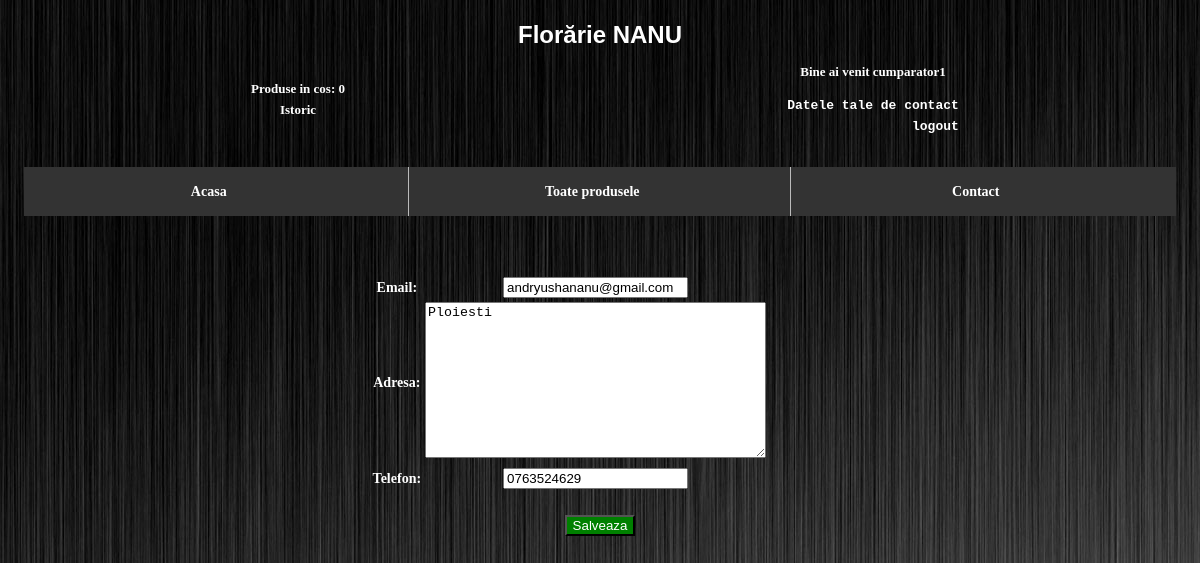
Screenshot of /profil/ (signed in) with the database file from the repository.
### flori/models.py (models this page shows)
class Useri(models.Model):
    user=models.OneToOneField(User, on_delete=models.CASCADE)
    email = models.EmailField()
    adresa=models.TextField()
    telefon=models.CharField(max_length=12)

### flori/views.py (the view)
# urls.py: path('profil/', fv.profil, name='profil'),
def profil(request):
  user_is_valid = True
  cart = _extragere_cos(request)
  try:
    user_oficial = User.objects.get(username=request.user.username)
    user = Useri.objects.get(user=user_oficial.id)
  except:
    user_is_valid = False
  if request.method == 'POST':
      form = UserForm(request.POST, instance=user)
      if not user_is_valid :
        return redirect('login')
      elif form.is_valid():
        form.save()
        return redirect('index')
  else:
    if not user_is_valid:
      return redirect('login')
    form = UserForm(instance=user)
  return render(request, 'profil.html', {'form': form, 'username':request.user.username,
                                         'cos': sum(cart.values())})

### flori/forms.py
class UserForm(forms.ModelForm):
  class Meta:
    model = Useri
    fields = ['email', 'adresa', 'telefon']

### flori/views.py (called while the page is built)
def _extragere_cos(request):
  if not request.session.has_key('cart'):
    return {}
  else:
    return request.session['cart']

### templates/profil.html (shortened to what this page needs)
<!DOCTYPE html>
<html lang="en">
<head>
</head>
<body>
{% extends 'base.html' %}
{% load static %}
{% block content %}
<table class="form_c">
    <form method="post" id="profil">
        {{ form.as_table }}
    </form>
</table>
<button type="submit" form="profil">Salveaza</button>
{% endblock %}

### templates/base.html (shortened to what this page needs)
{% load static %}
<!DOCTYPE html>
<head>
    <link rel="stylesheet" href="{% static 'main1.css' %}">
</head>
<body>
<h1 align="center">Florărie NANU</h1>
<table>
        <tr>
    <td class="user">
        <ul class="cos">
            {% if username %}
                <li class="cos">
                    <a class="cos" href="{% url 'cos' %}">Produse in cos: {{ cos }} </a><br>
                    <a class="cos" href="{% url 'istoric' %}">Istoric</a>
                </li>
        </ul>
    </td>
    <td class="log">
        <ul class="log">
            <li class="log">
                <div>Bine ai venit {{username}}</div>
                <pre><a class="log" href="{% url 'profil' %}">Datele tale de contact</a>
                <a class="log" href="/logout/">logout</a></pre>
            </li>
            {% else %}
                <li class="login"> <a class='login' href="{% url 'login' %}">Logheaza-te!</a> </li>
            {% endif %}
        </ul>
    </td>
        </tr>
</table>
    <div id="tabs">
        <ul>
          <li><a href="/">Acasa</a></li>
          <li><a id="cont" href="/listare/">Toate produsele</a></li>
          <li><a href="/contact/">Contact</a></li>
        </ul>
    </div>
    {% block content%}
    {% endblock content %}
</body>
</html>

### static/main1.css (style rules this page uses)
body { font: bold 14px/1.5em Verdana; background: url(fundal.jpg) ; background-size: auto; background-color: #cccccc; margin: 1vmax; padding: 1vmax; opacity: 1; color: white; text-align:center; align:center; }
h1 { font-family:Verdana, Arial, Helvetica, sans-serif; font-size:24px; font-weight:bold; margin:0; padding:0; }
ul { list-style-type: none; }
a { text-decoration: none; color: white; font-size:15px/1.5em; text-align: center; }
button { background-color: green; color: white; text-align: right; }
#tabs ul { list-style-type: none; overflow: hidden; background-color: #333; padding:0% }
#tabs li { width:33.29%; float: left; }
#cont { border-right:1px solid #bbb; border-left:1px solid #bbb; }
#tabs li a { display: block; color: white; text-align: center; padding: 14px ; padding-left:0px; text-decoration: none; }
.user { width:50vw; font-size: 13px; }
.log { width:50vw; font-size: 13px; }
.form_c { margin:5% 30% 2%; }

### rows the page displays
Useri: email "andryushananu@gmail.com", adresa "Ploiesti", telefon "0763524629"

### other values shown
{{ cos }} "0"
{{ username }} "cumparator1"
